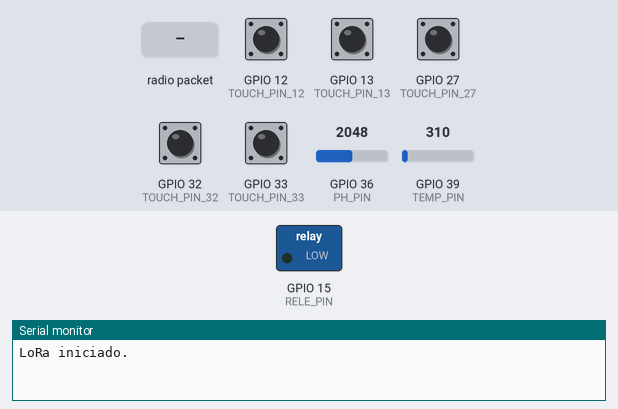
Simulated run of this sketch. Board: ESP32. On the bench: switched loads named in the sketch (green lamp = pin HIGH), the last lines printed to the serial monitor. Inputs (shaded band) come from the test bench; at power-on: GPIO 12 (TOUCH_PIN_12), GPIO 13 (TOUCH_PIN_13), GPIO 27 (TOUCH_PIN_27), GPIO 32 (TOUCH_PIN_32), GPIO 33 (TOUCH_PIN_33) HIGH, GPIO 36 (PH_PIN) = 2048, GPIO 39 (TEMP_PIN) = 310. No radio packets arrive unless stated.

Above: at 1.2 s.
1.3 s: radio packet "rele" arrives
At 1.8 s:
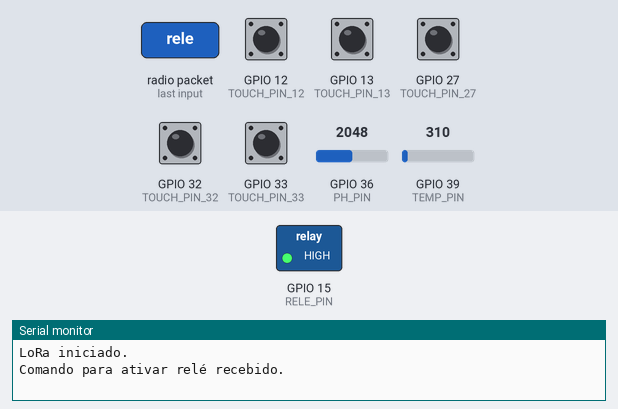
Timing chart, 0 to 4.3 s (numbered marks = the images above; inputs shaded):
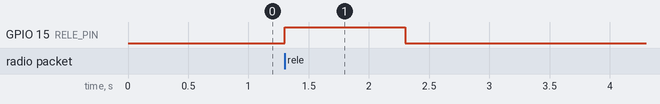

Measured:
- after the input at 1.3 s, GPIO 15 (RELE_PIN): LOW → HIGH at once, → LOW 1.0 s later

The sketch:

ENDREO_TRANSMISSOR.ino
```cpp
#include <Arduino.h>
#include <LoRa.h>

// Definições de pinos
#define TOUCH_PIN_12 12
#define TOUCH_PIN_13 13
#define TOUCH_PIN_27 27
#define TOUCH_PIN_32 32
#define TOUCH_PIN_33 33
#define RELE_PIN 15
#define PH_PIN 36        // Saída do módulo de pH
#define TEMP_PIN 39      // Saída de temperatura do módulo de pH

// Configurações de LoRa
#define LORA_SS 5
#define LORA_RST 14
#define LORA_DIO0 2

unsigned long lastDataSentTime = 0; // Marca o último envio de dados
unsigned long lastRelayCheckTime = 0; // Marca o último check do comando de rele
const unsigned long sendInterval = 2000; // Intervalo para enviar dados (2 segundos)
const unsigned long relayCheckInterval = 500; // Intervalo para verificar comando (0,5 segundo)

void setup() {
  // Configurações iniciais
  Serial.begin(115200);
  pinMode(RELE_PIN, OUTPUT);
  digitalWrite(RELE_PIN, LOW); // Relé desativado inicialmente

  // Inicializando LoRa
  LoRa.setPins(LORA_SS, LORA_RST, LORA_DIO0);
  if (!LoRa.begin(915E6)) {  // Frequência de operação LoRa
    Serial.println("Falha ao iniciar o LoRa.");
    while (1);
  }
  Serial.println("LoRa iniciado.");
}

void loop() {
  unsigned long currentMillis = millis();

  // Enviar dados a cada 'sendInterval' milissegundos
  if (currentMillis - lastDataSentTime >= sendInterval) {
    lastDataSentTime = currentMillis;

    // Leitura dos sensores touch
    int touch12 = touchRead(TOUCH_PIN_12);
    int touch13 = touchRead(TOUCH_PIN_13);
    int touch27 = touchRead(TOUCH_PIN_27);
    int touch32 = touchRead(TOUCH_PIN_32);
    int touch33 = touchRead(TOUCH_PIN_33);

    // Leitura do pH e da temperatura
    int phValueRaw = analogRead(PH_PIN);
    float phValue = (phValueRaw / 4095.0) * 3.3;  // Converte para tensão (3.3V é o máximo no ESP32)

    int tempValueRaw = analogRead(TEMP_PIN);
    float temperature = (tempValueRaw / 4095.0) * 3.3; // Converte para tensão

    // Enviar dados via LoRa
    LoRa.beginPacket();
    LoRa.print("pH: "); LoRa.print(phValue);
    LoRa.print(", Temp: "); LoRa.print(temperature);
    LoRa.print(", Touch12: "); LoRa.print(touch12);
    LoRa.print(", Touch13: "); LoRa.print(touch13);
    LoRa.print(", Touch27: "); LoRa.print(touch27);
    LoRa.print(", Touch32: "); LoRa.print(touch32);
    LoRa.print(", Touch33: "); LoRa.print(touch33);
    LoRa.endPacket();

    Serial.println("Dados enviados pelo transmissor");
  }

  // Verificar se há comando do receptor para ativar o relé a cada 'relayCheckInterval' milissegundos
    int packetSize = LoRa.parsePacket();
    if (packetSize) {
      String receivedText = "";
      while (LoRa.available()) {
        receivedText += (char)LoRa.read();
      }
      if (receivedText == "rele") {
        Serial.println("Comando para ativar relé recebido.");
        digitalWrite(RELE_PIN, HIGH);
        delay(1000);  // Mantenha o relé ativado por 1 segundo
        digitalWrite(RELE_PIN, LOW);
      }
    }
}
```
